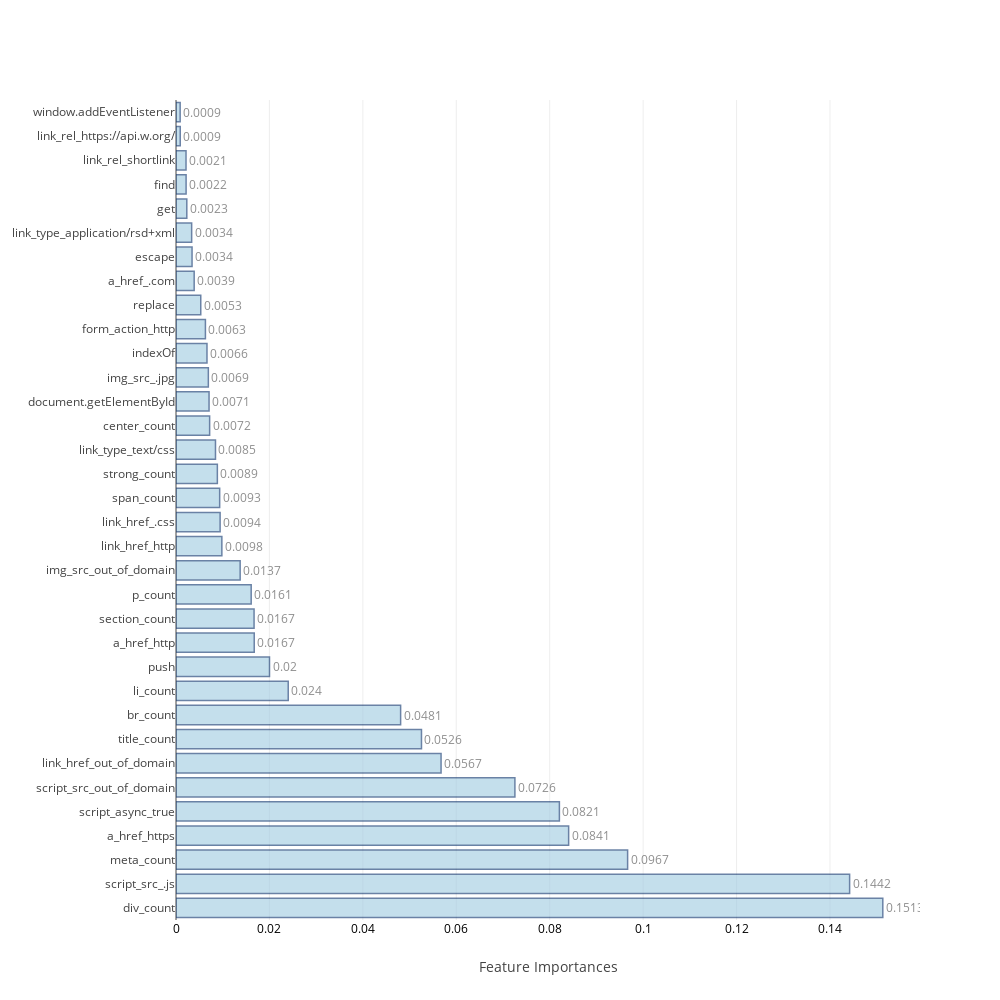
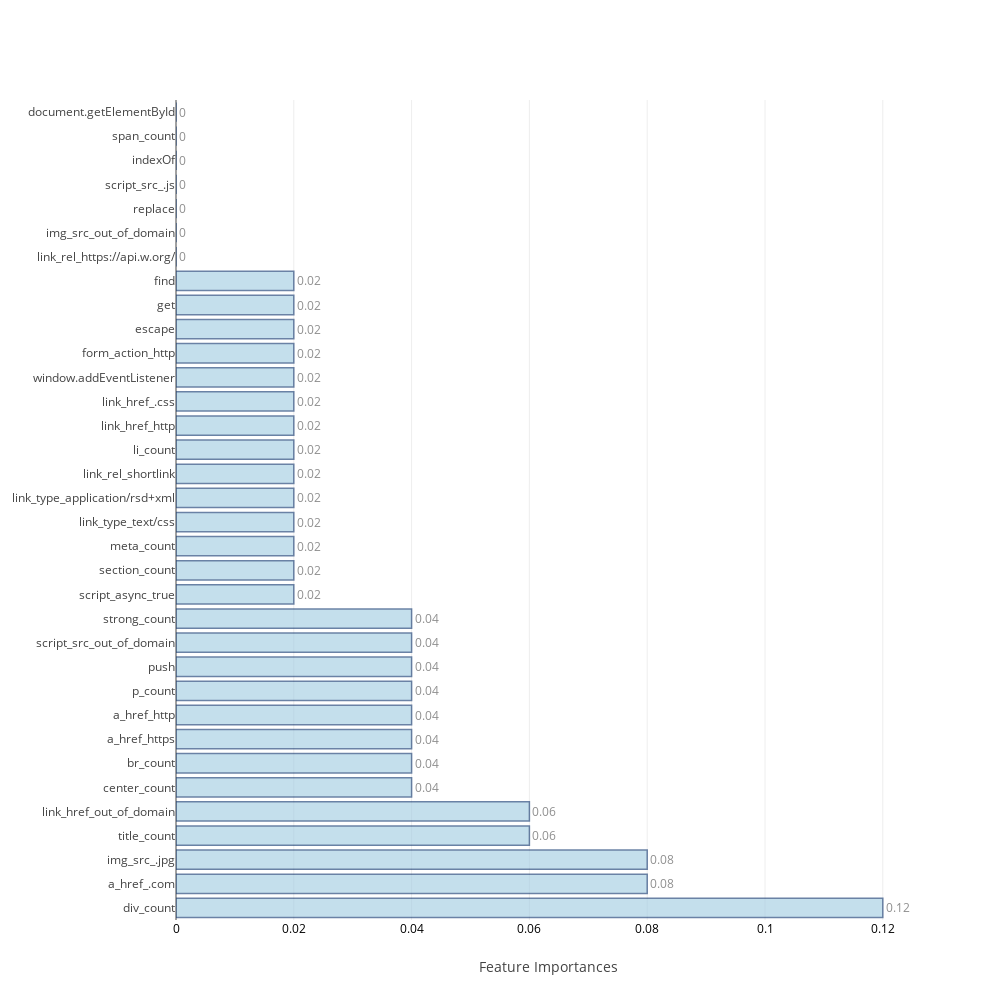

Write notebook code for charts like these, in order.
### Code cell
## Table to store training and test measures so we can compare later
table_80_80_train=pd.DataFrame(columns=['accuracy','TP','TN','FP','FN','FPR','FNR'])
table_80_80_test=pd.DataFrame(columns=['accuracy','TP','TN','FP','FN','FPR','FNR','auc','mcc'])

feat_imp=[None]*4
j=0
for i in range(0,8):
    if i>=2 and i<=5:
        model,cm_train,cm_test,acc_train,acc_test,roc_auc,feat_imp[j],mcc=f[i](X_train,Y_train,scaled_X_test,test_Y,columns)
        j=j+1
    else:
        model,cm_train,cm_test,acc_train,acc_test,roc_auc,mcc=f[i](X_train,Y_train,scaled_X_test,test_Y)
    table_80_80_train.loc[i]=   ([acc_train,cm_train.TP,cm_train.TN,cm_train.FP,cm_train.FN,cm_train.FPR,cm_train.FNR])
    table_80_80_test.loc[i] =   ([acc_test ,cm_test.TP, cm_test.TN, cm_test.FP, cm_test.FN, cm_test.FPR, cm_test.FNR,roc_auc,mcc])
    print("\n")

### Figure 1 — Plotly figure (JSON) as saved in the notebook; plotly's stock layout.template omitted (floating-point values rounded to 4 significant figures)
{"data": [{"marker": {"color": "rgb(158,202,225)", "line": {"color": "rgb(8,48,107)", "width": 1.5}}, "opacity": 0.6, "orientation": "h", "text": [0.1513, 0.1442, 0.0967, 0.0841, 0.0821, 0.0726, 0.0567, 0.0526, 0.0481, 0.024, 0.02, 0.0167, 0.0167, 0.0161, 0.0137, 0.0098, 0.0094, 0.0093, 0.0089, 0.0085, 0.0072, 0.0071, 0.0069, 0.0066, 0.0063, 0.0053, 0.0039, 0.0034, 0.0034, 0.0023, 0.0022, 0.0021, 0.0009, 0.0009], "textposition": "outside", "type": "bar", "uid": "28545ce1-2c96-4bc4-a7eb-c5c29ad357c0", "x": [0.1513, 0.1442, 0.09668, 0.08405, 0.08207, 0.07255, 0.05674, 0.05255, 0.04809, 0.02402, 0.02002, 0.01674, 0.01671, 0.01609, 0.01373, 0.009816, 0.009443, 0.009348, 0.008851, 0.008452, 0.007202, 0.007075, 0.006923, 0.00663, 0.006299, 0.005298, 0.00389, 0.003437, 0.003352, 0.002311, 0.00216, 0.002145, 0.0009071, 0.0008902], "y": ["div_count", "script_src_.js", "meta_count", "a_href_https", "script_async_true", "script_src_out_of_domain", "link_href_out_of_domain", "title_count", "br_count", "li_count", "push", "a_href_http", "section_count", "p_count", "img_src_out_of_domain", "link_href_http", "link_href_.css", "span_count", "strong_count", "link_type_text/css", "center_count", "document.getElementById", "img_src_.jpg", "indexOf", "form_action_http", "replace", "a_href_.com", "escape", "link_type_application/rsd+xml", "get", "find", "link_rel_shortlink", "link_rel_https://api.w.org/", "window.addEventListener"]}], "layout": {"autosize": false, "height": 1000, "width": 1000, "xaxis": {"tickfont": {"color": "black", "size": 12}, "title": "Feature Importances"}, "yaxis": {"automargin": true}}}

### Figure 2 — Plotly figure (JSON) as saved in the notebook; plotly's stock layout.template omitted (floating-point values rounded to 4 significant figures)
{"data": [{"marker": {"color": "rgb(158,202,225)", "line": {"color": "rgb(8,48,107)", "width": 1.5}}, "opacity": 0.6, "orientation": "h", "text": [0.12, 0.08, 0.08, 0.06, 0.06, 0.04, 0.04, 0.04, 0.04, 0.04, 0.04, 0.04, 0.04, 0.02, 0.02, 0.02, 0.02, 0.02, 0.02, 0.02, 0.02, 0.02, 0.02, 0.02, 0.02, 0.02, 0.02, 0, 0, 0, 0, 0, 0, 0], "textposition": "outside", "type": "bar", "uid": "7a7b6ff0-dee9-4e1e-b852-12f9c492daca", "x": [0.12, 0.08, 0.08, 0.06, 0.06, 0.04, 0.04, 0.04, 0.04, 0.04, 0.04, 0.04, 0.04, 0.02, 0.02, 0.02, 0.02, 0.02, 0.02, 0.02, 0.02, 0.02, 0.02, 0.02, 0.02, 0.02, 0.02, 0, 0, 0, 0, 0, 0, 0], "y": ["div_count", "a_href_.com", "img_src_.jpg", "title_count", "link_href_out_of_domain", "center_count", "br_count", "a_href_https", "a_href_http", "p_count", "push", "script_src_out_of_domain", "strong_count", "script_async_true", "section_count", "meta_count", "link_type_text/css", "link_type_application/rsd+xml", "link_rel_shortlink", "li_count", "link_href_http", "link_href_.css", "window.addEventListener", "form_action_http", "escape", "get", "find", "link_rel_https://api.w.org/", "img_src_out_of_domain", "replace", "script_src_.js", "indexOf", "span_count", "document.getElementById"]}], "layout": {"autosize": false, "height": 1000, "width": 1000, "xaxis": {"tickfont": {"color": "black", "size": 12}, "title": "Feature Importances"}, "yaxis": {"automargin": true}}}
